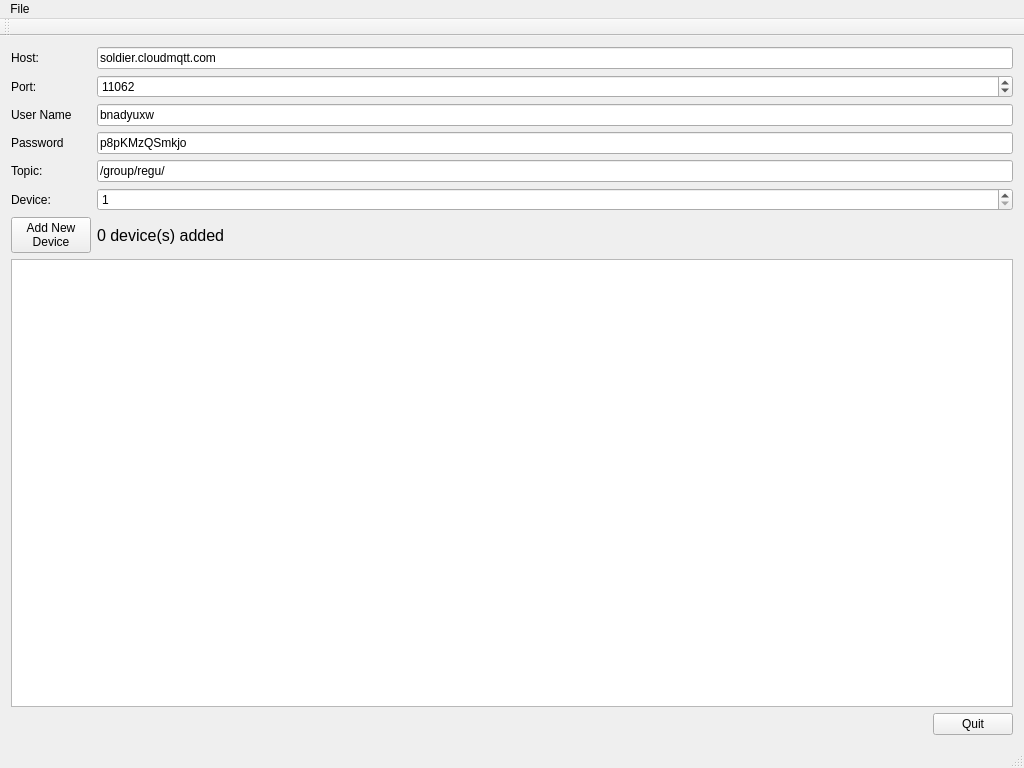
<?xml version="1.0" encoding="UTF-8"?>
<ui version="4.0">
 <class>MainWindow</class>
 <widget class="QMainWindow" name="MainWindow">
  <property name="geometry">
   <rect>
    <x>0</x>
    <y>0</y>
    <width>1024</width>
    <height>768</height>
   </rect>
  </property>
  <property name="windowTitle">
   <string>MainWindow</string>
  </property>
  <widget class="QWidget" name="centralWidget">
   <layout class="QVBoxLayout" name="verticalLayout">
    <item>
     <layout class="QHBoxLayout" name="horizontalLayout">
      <item>
       <layout class="QFormLayout" name="formLayout">
        <item row="0" column="0">
         <widget class="QLabel" name="label">
          <property name="text">
           <string>Host:</string>
          </property>
         </widget>
        </item>
        <item row="0" column="1">
         <widget class="QLineEdit" name="lineEditHost">
          <property name="text">
           <string>soldier.cloudmqtt.com</string>
          </property>
         </widget>
        </item>
        <item row="2" column="0">
         <widget class="QLabel" name="label_2">
          <property name="text">
           <string>Port:</string>
          </property>
         </widget>
        </item>
        <item row="2" column="1">
         <widget class="QSpinBox" name="spinBoxPort">
          <property name="maximum">
           <number>99999</number>
          </property>
          <property name="value">
           <number>11062</number>
          </property>
         </widget>
        </item>
        <item row="3" column="0">
         <widget class="QLabel" name="label_5">
          <property name="text">
           <string>User Name</string>
          </property>
         </widget>
        </item>
        <item row="3" column="1">
         <widget class="QLineEdit" name="lineEditUserName">
          <property name="text">
           <string>bnadyuxw</string>
          </property>
         </widget>
        </item>
        <item row="4" column="0">
         <widget class="QLabel" name="label_6">
          <property name="text">
           <string>Password</string>
          </property>
         </widget>
        </item>
        <item row="4" column="1">
         <widget class="QLineEdit" name="lineEditPassword">
          <property name="inputMask">
           <string/>
          </property>
          <property name="text">
           <string>p8pKMzQSmkjo</string>
          </property>
         </widget>
        </item>
        <item row="5" column="0">
         <widget class="QLabel" name="label_3">
          <property name="text">
           <string>Topic:</string>
          </property>
         </widget>
        </item>
        <item row="5" column="1">
         <widget class="QLineEdit" name="lineEditTopic">
          <property name="text">
           <string>/group/regu/</string>
          </property>
         </widget>
        </item>
        <item row="7" column="0">
         <widget class="QPushButton" name="buttonAddDevice">
          <property name="text">
           <string>Add New
Device</string>
          </property>
         </widget>
        </item>
        <item row="6" column="0">
         <widget class="QLabel" name="label_4">
          <property name="text">
           <string>Device:</string>
          </property>
         </widget>
        </item>
        <item row="7" column="1">
         <widget class="QLabel" name="labelDeviceCount">
          <property name="font">
           <font>
            <pointsize>12</pointsize>
           </font>
          </property>
          <property name="text">
           <string>0 device(s) added</string>
          </property>
         </widget>
        </item>
        <item row="6" column="1">
         <widget class="QSpinBox" name="spinBoxDeviceCount">
          <property name="minimum">
           <number>1</number>
          </property>
          <property name="maximum">
           <number>999</number>
          </property>
         </widget>
        </item>
       </layout>
      </item>
     </layout>
    </item>
    <item>
     <widget class="QGraphicsView" name="graphicsViewDevices">
      <property name="maximumSize">
       <size>
        <width>16777215</width>
        <height>16777213</height>
       </size>
      </property>
      <property name="frameShape">
       <enum>QFrame::StyledPanel</enum>
      </property>
     </widget>
    </item>
    <item>
     <layout class="QHBoxLayout" name="horizontalLayout_3">
      <item>
       <spacer name="horizontalSpacer">
        <property name="orientation">
         <enum>Qt::Horizontal</enum>
        </property>
        <property name="sizeHint" stdset="0">
         <size>
          <width>40</width>
          <height>20</height>
         </size>
        </property>
       </spacer>
      </item>
      <item>
       <widget class="QPushButton" name="buttonQuit">
        <property name="text">
         <string>Quit</string>
        </property>
        <property name="flat">
         <bool>false</bool>
        </property>
       </widget>
      </item>
     </layout>
    </item>
   </layout>
  </widget>
  <widget class="QMenuBar" name="menuBar">
   <property name="geometry">
    <rect>
     <x>0</x>
     <y>0</y>
     <width>1024</width>
     <height>21</height>
    </rect>
   </property>
   <widget class="QMenu" name="menuFile">
    <property name="title">
     <string>File</string>
    </property>
    <addaction name="actionQuit"/>
   </widget>
   <addaction name="menuFile"/>
  </widget>
  <widget class="QToolBar" name="mainToolBar">
   <attribute name="toolBarArea">
    <enum>TopToolBarArea</enum>
   </attribute>
   <attribute name="toolBarBreak">
    <bool>false</bool>
   </attribute>
  </widget>
  <widget class="QStatusBar" name="statusBar"/>
  <action name="actionQuit">
   <property name="text">
    <string>Quit</string>
   </property>
  </action>
 </widget>
 <layoutdefault spacing="6" margin="11"/>
 <resources/>
 <connections/>
</ui>
